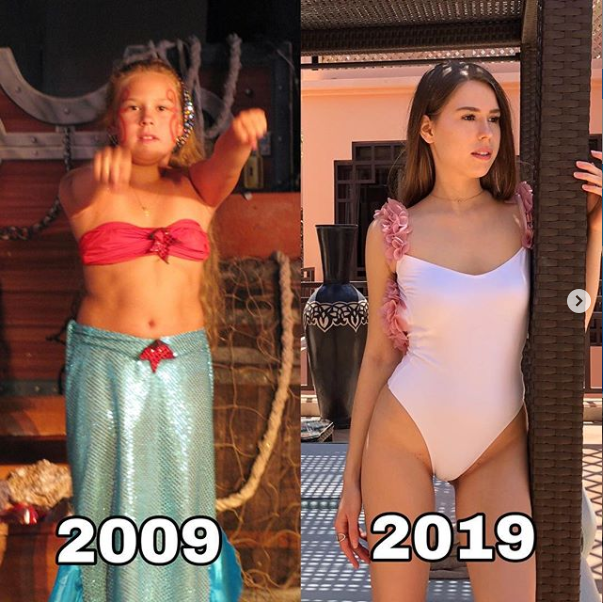
#> input picture data/ex1.PNG, 603 x 603 px; its folder holds only this picture in this run
$ python face_extraction.py
#> lines starting #> are read from the running program, lines starting #| are printed output that depends on the picture
import cv2
import sys
import glob

cascPath = "haarcascade_frontalface_default.xml"

# Create the haar cascade
faceCascade = cv2.CascadeClassifier(cascPath)

files=glob.glob("*.png")  # TODO: change extension accordingly
for file in files:

    # Read the image
    image = cv2.imread(file)
#> image is the input picture: shape (603, 603, 3); mean B, G, R 78.6, 92.6, 129.6
    gray = cv2.cvtColor(image, cv2.COLOR_BGR2GRAY)
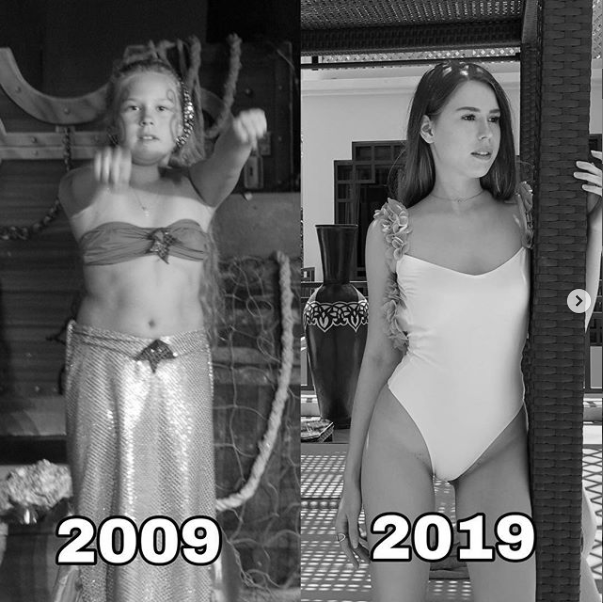
#> gray: shape (603, 603); min 0, max 255, mean 102.1

    # Detect faces in the image
    faces = faceCascade.detectMultiScale(
        gray,
        scaleFactor=1.1,
        minNeighbors=3,
        minSize=(30, 30),
        flags = cv2.CASCADE_SCALE_IMAGE
    )
#> faces = [[203, 345, 53, 53], [109, 77, 81, 81], [430, 85, 90, 90], [281, 473, 84, 84]]

    print("Found {0} faces!".format(len(faces)))
#| Found 4 faces!

    # Crop Padding
    left = 5
    right = 5
    top = 5
    bottom = 5

    # Draw a rectangle around the faces
    for (x, y, w, h) in faces:
        print(x, y, w, h)

        # Debugging boxes
        # cv2.rectangle(image, (x, y), (x+w, y+h), (0, 255, 0), 2)

        crop  = image[y-top:y+h+bottom, x-left:x+w+right]

        print("cropped_{1}{0}".format(str(file),str(x)))
        cv2.imwrite("cropped_{1}_{0}".format(str(file),str(x)), crop)
#> this loop made 4 passes
#| 203 345 53 53
#| cropped_203data/ex1.PNG
#| 109 77 81 81
#| cropped_109data/ex1.PNG
#| 430 85 90 90
#| cropped_430data/ex1.PNG
#| 281 473 84 84
#| cropped_281data/ex1.PNG
#> pass 1, `crop  = image[y-top:y+h+bottom, x-left:x+w+right]`:
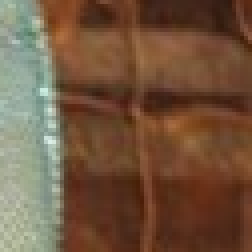
#> crop: shape (63, 63, 3) (shown 4 times larger); mean B, G, R 63.1, 86, 114.6
#> pass 2, `crop  = image[y-top:y+h+bottom, x-left:x+w+right]`:
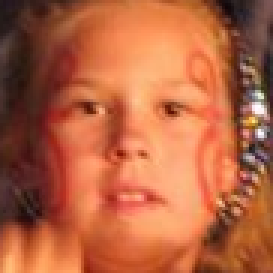
#> crop: shape (91, 91, 3) (shown 3 times larger); mean B, G, R 65.1, 99.2, 180.7
#> pass 3, `crop  = image[y-top:y+h+bottom, x-left:x+w+right]`:
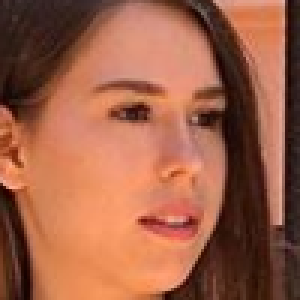
#> crop: shape (100, 100, 3) (shown 3 times larger); mean B, G, R 71.3, 96, 158.6

$ run again, on data/ex2.PNG
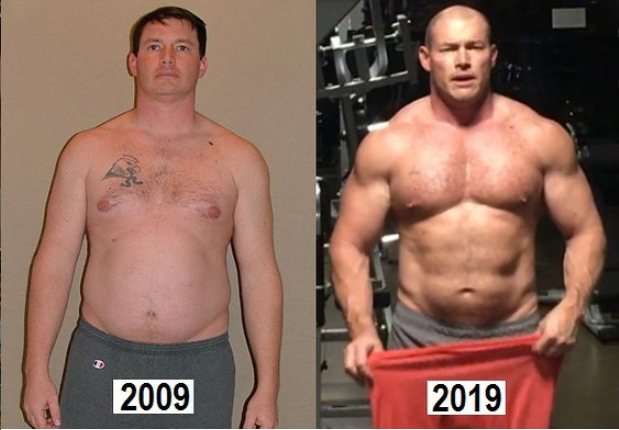
#> input picture data/ex2.PNG, 619 x 430 px
#> image is the input picture: shape (430, 619, 3); mean B, G, R 89.2, 102.9, 138.1
#> `gray = cv2.cvtColor(image, cv2.COLOR_BGR2GRAY)`:
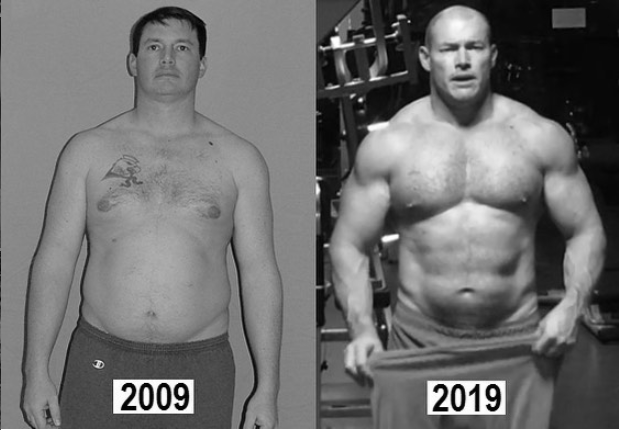
#> gray: shape (430, 619); min 0, max 255, mean 111.9
#> faces = [[422, 16, 79, 79], [131, 20, 75, 75], [122, 84, 86, 86]]
#| Found 3 faces!
#> the loop `for (x, y, w, h) in faces:` made 3 passes
#> (printed output is left out)
#> pass 3, `crop  = image[y-top:y+h+bottom, x-left:x+w+right]`:
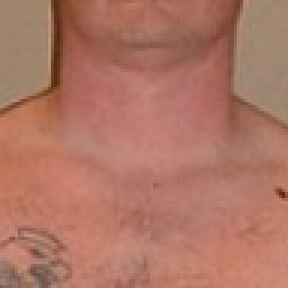
#> crop: shape (96, 96, 3) (shown 3 times larger); mean B, G, R 101, 117.9, 174.4
